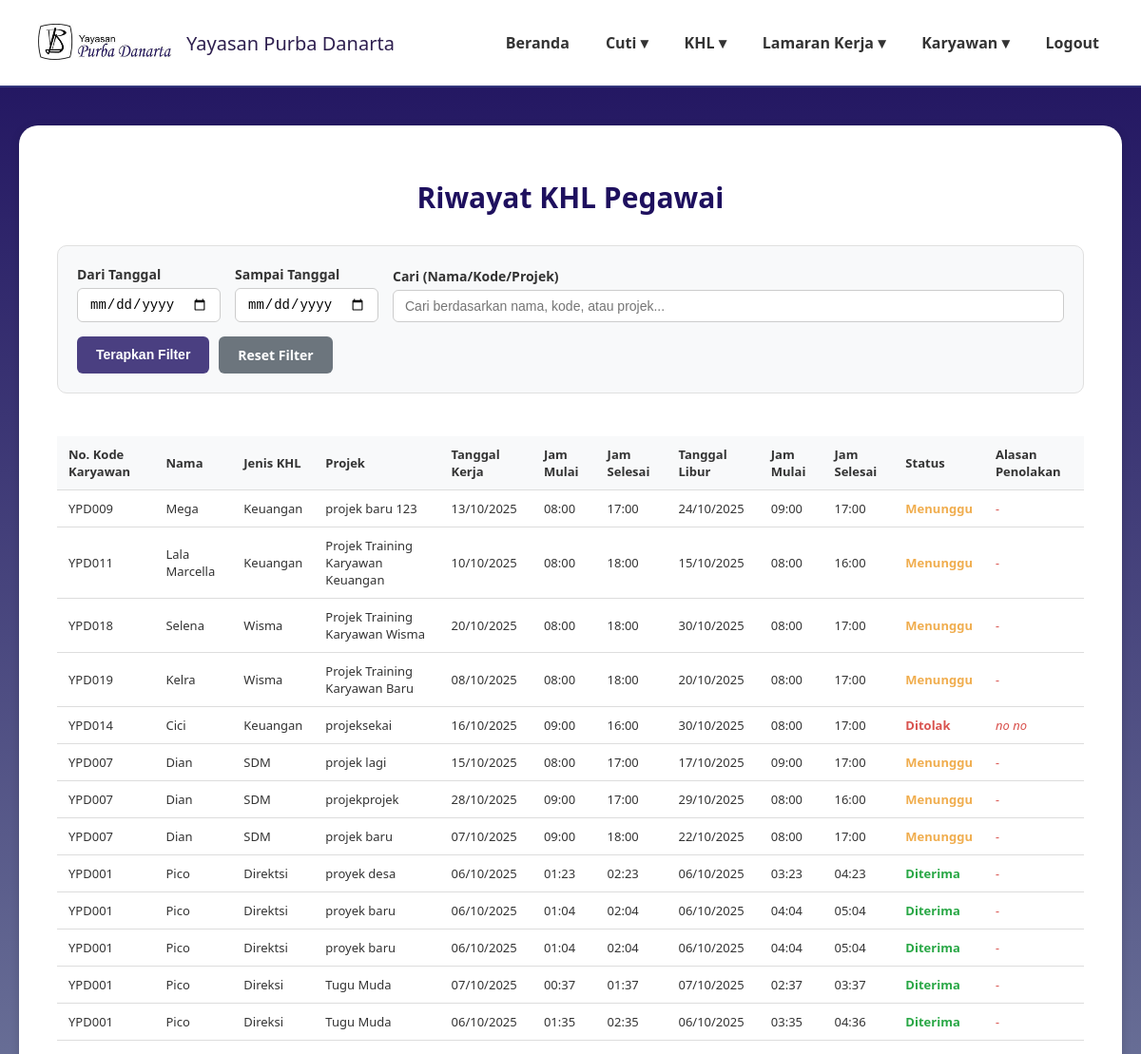
Before: /riwayat_khl.php (signed in, upper part) with the older database file.
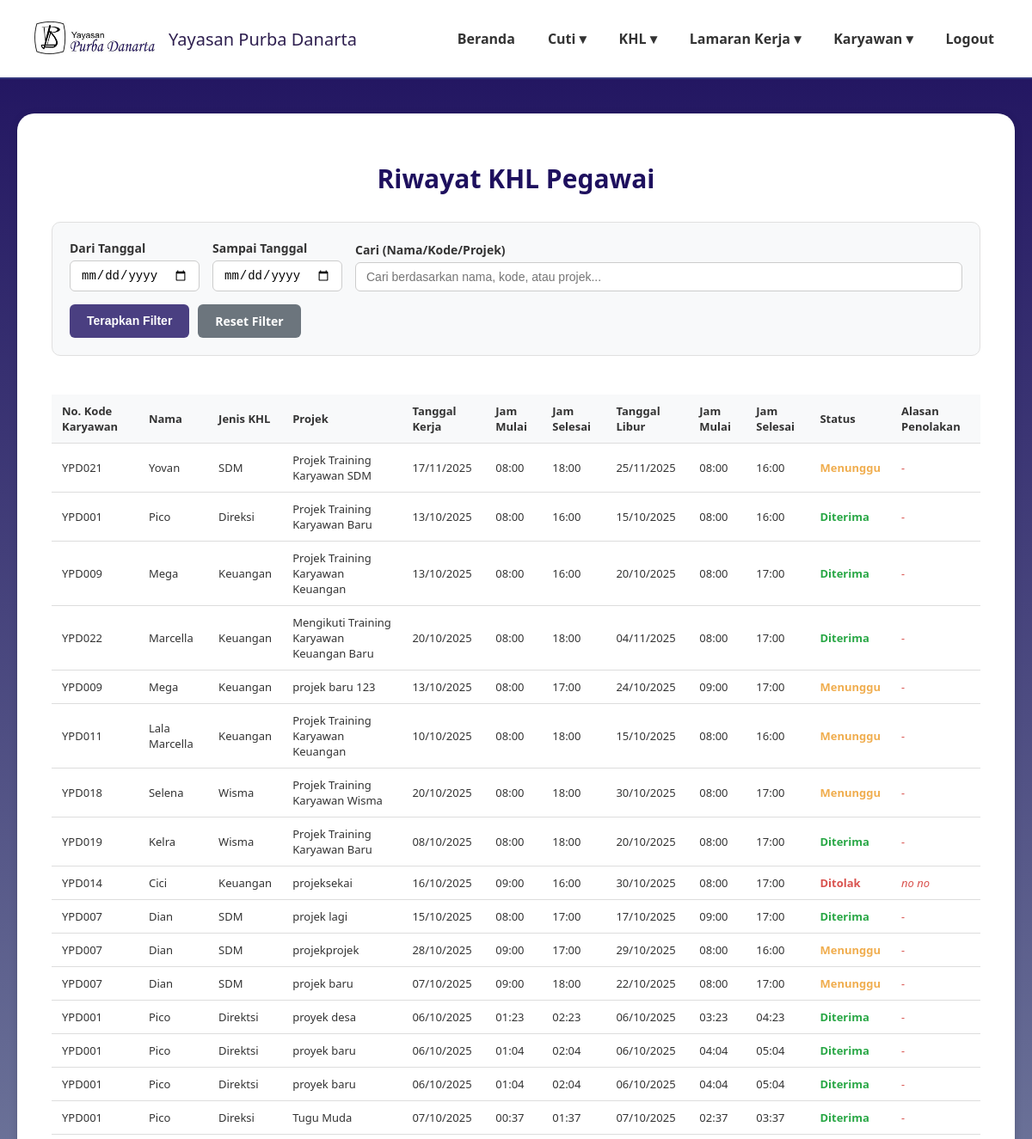
After: the same page with the newer database file.
### tables this page shows
CREATE TABLE `data_pengajuan_khl` (
  `id_khl` int(11) NOT NULL,
  `kode_karyawan` varchar(20) NOT NULL,
  `divisi` varchar(50) NOT NULL,
  `jabatan` varchar(50) NOT NULL,
  `role` enum('karyawan','direktur','admin','penanggung jawab') NOT NULL DEFAULT 'karyawan',
  `proyek` varchar(100) NOT NULL,
  `tanggal_khl` date NOT NULL,
  `jam_mulai_kerja` time NOT NULL,
  `jam_akhir_kerja` time NOT NULL,
  `tanggal_cuti_khl` date NOT NULL,
  `jam_mulai_cuti_khl` time NOT NULL,
  `jam_akhir_cuti_khl` time NOT NULL,
  `status_khl` enum('pending','disetujui','ditolak') DEFAULT 'pending',
  `alasan_penolakan` text DEFAULT NULL,
  `created_at` timestamp NOT NULL DEFAULT current_timestamp()
);

CREATE TABLE `data_karyawan` (
  `id_karyawan` int(11) NOT NULL,
  `kode_karyawan` varchar(20) NOT NULL,
  `nama_lengkap` varchar(100) NOT NULL,
  `email` varchar(100) NOT NULL,
  `password` varchar(255) NOT NULL,
  `jabatan` varchar(50) NOT NULL,
  `divisi` varchar(50) NOT NULL,
  `role` enum('karyawan','direktur','admin','penanggung jawab') NOT NULL DEFAULT 'karyawan',
  `no_telp` varchar(20) DEFAULT NULL,
  `sisa_cuti_tahunan` int(3) DEFAULT 0,
  `sisa_cuti_lustrum` int(3) DEFAULT 0,
  `status_aktif` enum('aktif','non_aktif') NOT NULL DEFAULT 'aktif',
  `created_at` timestamp NOT NULL DEFAULT current_timestamp()
);

### riwayat_khl.php (the view, shortened to what the changed rows need)
<?php
require 'config.php';
$query = "SELECT
            dk.nama_lengkap,
            dpk.*
          FROM data_pengajuan_khl dpk
          JOIN data_karyawan dk ON dpk.kode_karyawan = dk.kode_karyawan
          WHERE 1=1";
$query .= " ORDER BY dpk.created_at DESC";
$stmt = $conn->prepare($query);
if ($stmt) {
    $stmt->execute();
    $result = $stmt->get_result();
    $riwayat_khl = $result->fetch_all(MYSQLI_ASSOC);
} else {
    $riwayat_khl = [];
    error_log("Error preparing query: " . $conn->error);
}
$status_mapping = [
    'disetujui' => 'Diterima',
    'ditolak' => 'Ditolak',
    'pending' => 'Menunggu'
];
$filtered_data = [];
foreach ($riwayat_khl as $khl) {
    $filtered_data[] = [
        'id' => $khl['id_khl'],
        'kode_khl' => $khl['id_khl'],
        'kode_karyawan' => $khl['kode_karyawan'],
        'nama_karyawan' => $khl['nama_lengkap'],
        'jenis_khl' => $khl['divisi'],
        'projek' => $khl['proyek'],
        'tanggal_kerja' => $khl['tanggal_khl'],
        'jam_mulai_kerja' => $khl['jam_mulai_kerja'],
        'jam_selesai_kerja' => $khl['jam_akhir_kerja'],
        'tanggal_libur' => $khl['tanggal_cuti_khl'],
        'jam_mulai_libur' => $khl['jam_mulai_cuti_khl'],
        'jam_selesai_libur' => $khl['jam_akhir_cuti_khl'],
        'status' => $status_mapping[$khl['status_khl']] ?? $khl['status_khl'],
        'alasan_penolakan' => $khl['alasan_penolakan'] ?? ''
    ];
}
?>
<!DOCTYPE html>
<html lang="id">
<head>
</head>
<body>
<main>
    <div class="card">
        <h2 class="page-title">Riwayat KHL Pegawai</h2>
        <div class="data-table-container">
            <table class="data-table">
                <thead>
                    <tr>
                        <th>No. Kode Karyawan</th>
                        <th>Nama</th>
                        <th>Jenis KHL</th>
                        <th>Projek</th>
                        <th>Tanggal Kerja</th>
                        <th>Jam Mulai</th>
                        <th>Jam Selesai</th>
                        <th>Tanggal Libur</th>
                        <th>Jam Mulai</th>
                        <th>Jam Selesai</th>
                        <th>Status</th>
                        <th>Alasan Penolakan</th>
                    </tr>
                </thead>
                <tbody>
                    <?php if (!empty($filtered_data)): ?>
                        <?php foreach($filtered_data as $khl): ?>
                        <tr>
                            <td><?= htmlspecialchars($khl['kode_karyawan']) ?></td>
                            <td><?= htmlspecialchars($khl['nama_karyawan']) ?></td>
                            <td><?= htmlspecialchars($khl['jenis_khl']) ?></td>
                            <td><?= htmlspecialchars($khl['projek']) ?></td>
                            <td><?= date('d/m/Y', strtotime($khl['tanggal_kerja'])) ?></td>
                            <td><?= $khl['jam_mulai_kerja'] ? date('H:i', strtotime($khl['jam_mulai_kerja'])) : '-' ?></td>
                            <td><?= $khl['jam_selesai_kerja'] ? date('H:i', strtotime($khl['jam_selesai_kerja'])) : '-' ?></td>
                            <td><?= $khl['tanggal_libur'] ? date('d/m/Y', strtotime($khl['tanggal_libur'])) : '-' ?></td>
                            <td><?= $khl['jam_mulai_libur'] ? date('H:i', strtotime($khl['jam_mulai_libur'])) : '-' ?></td>
                            <td><?= $khl['jam_selesai_libur'] ? date('H:i', strtotime($khl['jam_selesai_libur'])) : '-' ?></td>
                            <td>
                                <?php if ($khl['status'] == 'Diterima'): ?>
                                    <span class="status-diterima">Diterima</span>
                                <?php elseif ($khl['status'] == 'Ditolak'): ?>
                                    <span class="status-ditolak">Ditolak</span>
                                <?php elseif ($khl['status'] == 'Menunggu'): ?>
                                    <span class="status-menunggu">Menunggu</span>
                                <?php else: ?>
                                    <?= htmlspecialchars($khl['status']) ?>
                                <?php endif; ?>
                            </td>
                            <td class="alasan-penolakan" title="<?= htmlspecialchars($khl['alasan_penolakan']) ?>">
                                <?= !empty($khl['alasan_penolakan']) ? htmlspecialchars($khl['alasan_penolakan']) : '-' ?>
                            </td>
                        </tr>
                        <?php endforeach; ?>
                    <?php else: ?>
                        <tr>
                            <td colspan="12" class="no-data">Tidak ada data KHL yang ditemukan</td>
                        </tr>
                    <?php endif; ?>
                </tbody>
            </table>
        </div>
    </div>
</main>
</body>
</html>

Changed rows visible on the page:
no longer on this page (row unchanged): data_pengajuan_khl: kode_karyawan "YPD001", data_karyawan.nama_lengkap "Pico", divisi "Direksi", proyek "Tugu Muda", tanggal_khl "06/10/2025", jam_mulai_kerja "01:35", jam_akhir_kerja "02:35", tanggal_cuti_khl "06/10/2025", jam_mulai_cuti_khl "03:35", jam_akhir_cuti_khl "04:36", shows "Diterima"
added data_pengajuan_khl: kode_karyawan "YPD021", data_karyawan.nama_lengkap "Yovan", divisi "SDM", proyek "Projek Training Karyawan SDM", tanggal_khl "17/11/2025", jam_mulai_kerja "08:00", jam_akhir_kerja "18:00", tanggal_cuti_khl "25/11/2025", jam_mulai_libur "08:00", jam_akhir_cuti_khl "16:00", shows "Menunggu"
added data_pengajuan_khl: kode_karyawan "YPD001", data_karyawan.nama_lengkap "Pico", divisi "Direksi", proyek "Projek Training Karyawan Baru", tanggal_khl "13/10/2025", jam_mulai_kerja "08:00", jam_akhir_kerja "16:00", tanggal_cuti_khl "15/10/2025", jam_mulai_libur "08:00", jam_akhir_cuti_khl "16:00", shows "Diterima"
added data_pengajuan_khl: kode_karyawan "YPD009", data_karyawan.nama_lengkap "Mega", divisi "Keuangan", proyek "Projek Training Karyawan Keuangan", tanggal_khl "13/10/2025", jam_mulai_kerja "08:00", jam_akhir_kerja "16:00", tanggal_cuti_khl "20/10/2025", jam_mulai_libur "08:00", jam_akhir_cuti_khl "17:00", shows "Diterima"
added data_pengajuan_khl: kode_karyawan "YPD022", data_karyawan.nama_lengkap "Marcella", divisi "Keuangan", proyek "Mengikuti Training Karyawan Keuangan Baru", tanggal_khl "20/10/2025", jam_mulai_kerja "08:00", jam_akhir_kerja "18:00", tanggal_cuti_khl "04/11/2025", jam_mulai_libur "08:00", jam_akhir_cuti_khl "17:00", shows "Diterima"
changed data_pengajuan_khl "YPD019": text "Menunggu" → "Diterima"
changed data_pengajuan_khl "projek lagi": text "Menunggu" → "Diterima"
